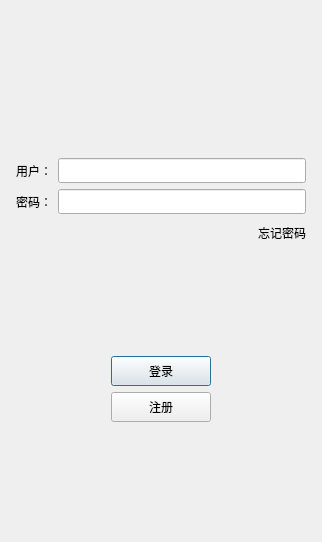
<?xml version="1.0" encoding="UTF-8"?>
<ui version="4.0">
 <class>LoginDialog</class>
 <widget class="QDialog" name="LoginDialog">
  <property name="geometry">
   <rect>
    <x>0</x>
    <y>0</y>
    <width>322</width>
    <height>542</height>
   </rect>
  </property>
  <property name="windowTitle">
   <string>Dialog</string>
  </property>
  <layout class="QVBoxLayout" name="verticalLayout_2">
   <item>
    <layout class="QVBoxLayout" name="verticalLayout">
     <property name="leftMargin">
      <number>5</number>
     </property>
     <property name="topMargin">
      <number>5</number>
     </property>
     <property name="rightMargin">
      <number>5</number>
     </property>
     <property name="bottomMargin">
      <number>5</number>
     </property>
     <item>
      <widget class="QWidget" name="widget" native="true">
       <property name="minimumSize">
        <size>
         <width>0</width>
         <height>0</height>
        </size>
       </property>
       <layout class="QHBoxLayout" name="horizontalLayout_8">
        <item>
         <widget class="QLabel" name="label">
          <property name="maximumSize">
           <size>
            <width>200</width>
            <height>200</height>
           </size>
          </property>
          <property name="text">
           <string/>
          </property>
          <property name="pixmap">
           <pixmap resource="rc.qrc">:/res/er.jpeg</pixmap>
          </property>
          <property name="scaledContents">
           <bool>true</bool>
          </property>
          <property name="alignment">
           <set>Qt::AlignCenter</set>
          </property>
          <property name="wordWrap">
           <bool>false</bool>
          </property>
          <property name="margin">
           <number>0</number>
          </property>
          <property name="indent">
           <number>-1</number>
          </property>
          <property name="openExternalLinks">
           <bool>false</bool>
          </property>
         </widget>
        </item>
       </layout>
      </widget>
     </item>
     <item>
      <spacer name="verticalSpacer_2">
       <property name="orientation">
        <enum>Qt::Vertical</enum>
       </property>
       <property name="sizeHint" stdset="0">
        <size>
         <width>20</width>
         <height>40</height>
        </size>
       </property>
      </spacer>
     </item>
     <item>
      <layout class="QHBoxLayout" name="horizontalLayout_2">
       <item>
        <widget class="QLabel" name="user_label">
         <property name="minimumSize">
          <size>
           <width>0</width>
           <height>25</height>
          </size>
         </property>
         <property name="maximumSize">
          <size>
           <width>16777215</width>
           <height>25</height>
          </size>
         </property>
         <property name="text">
          <string>用户：</string>
         </property>
        </widget>
       </item>
       <item>
        <widget class="QLineEdit" name="user_edit">
         <property name="minimumSize">
          <size>
           <width>0</width>
           <height>25</height>
          </size>
         </property>
         <property name="maximumSize">
          <size>
           <width>16777215</width>
           <height>25</height>
          </size>
         </property>
        </widget>
       </item>
      </layout>
     </item>
     <item>
      <layout class="QHBoxLayout" name="horizontalLayout_3">
       <item>
        <widget class="QLabel" name="pass_label">
         <property name="minimumSize">
          <size>
           <width>0</width>
           <height>25</height>
          </size>
         </property>
         <property name="maximumSize">
          <size>
           <width>16777215</width>
           <height>25</height>
          </size>
         </property>
         <property name="text">
          <string>密码：</string>
         </property>
        </widget>
       </item>
       <item>
        <widget class="QLineEdit" name="pass_edit">
         <property name="sizePolicy">
          <sizepolicy hsizetype="Expanding" vsizetype="Fixed">
           <horstretch>0</horstretch>
           <verstretch>0</verstretch>
          </sizepolicy>
         </property>
         <property name="minimumSize">
          <size>
           <width>0</width>
           <height>25</height>
          </size>
         </property>
         <property name="maximumSize">
          <size>
           <width>16777215</width>
           <height>25</height>
          </size>
         </property>
        </widget>
       </item>
      </layout>
     </item>
     <item>
      <layout class="QHBoxLayout" name="horizontalLayout_4">
       <item>
        <spacer name="horizontalSpacer">
         <property name="orientation">
          <enum>Qt::Horizontal</enum>
         </property>
         <property name="sizeHint" stdset="0">
          <size>
           <width>40</width>
           <height>20</height>
          </size>
         </property>
        </spacer>
       </item>
       <item>
        <widget class="QLabel" name="forget_label">
         <property name="minimumSize">
          <size>
           <width>0</width>
           <height>25</height>
          </size>
         </property>
         <property name="maximumSize">
          <size>
           <width>16777215</width>
           <height>25</height>
          </size>
         </property>
         <property name="text">
          <string>忘记密码</string>
         </property>
        </widget>
       </item>
      </layout>
     </item>
     <item>
      <spacer name="verticalSpacer">
       <property name="orientation">
        <enum>Qt::Vertical</enum>
       </property>
       <property name="sizeHint" stdset="0">
        <size>
         <width>20</width>
         <height>40</height>
        </size>
       </property>
      </spacer>
     </item>
     <item>
      <layout class="QHBoxLayout" name="horizontalLayout_5">
       <item>
        <spacer name="horizontalSpacer_2">
         <property name="orientation">
          <enum>Qt::Horizontal</enum>
         </property>
         <property name="sizeHint" stdset="0">
          <size>
           <width>40</width>
           <height>20</height>
          </size>
         </property>
        </spacer>
       </item>
       <item>
        <widget class="QPushButton" name="login_btn">
         <property name="minimumSize">
          <size>
           <width>100</width>
           <height>30</height>
          </size>
         </property>
         <property name="text">
          <string>登录</string>
         </property>
        </widget>
       </item>
       <item>
        <spacer name="horizontalSpacer_3">
         <property name="orientation">
          <enum>Qt::Horizontal</enum>
         </property>
         <property name="sizeHint" stdset="0">
          <size>
           <width>40</width>
           <height>20</height>
          </size>
         </property>
        </spacer>
       </item>
      </layout>
     </item>
     <item>
      <layout class="QHBoxLayout" name="horizontalLayout_7">
       <item>
        <spacer name="horizontalSpacer_5">
         <property name="orientation">
          <enum>Qt::Horizontal</enum>
         </property>
         <property name="sizeHint" stdset="0">
          <size>
           <width>40</width>
           <height>20</height>
          </size>
         </property>
        </spacer>
       </item>
       <item>
        <widget class="QPushButton" name="reg_btn">
         <property name="minimumSize">
          <size>
           <width>100</width>
           <height>30</height>
          </size>
         </property>
         <property name="maximumSize">
          <size>
           <width>16777215</width>
           <height>30</height>
          </size>
         </property>
         <property name="text">
          <string>注册</string>
         </property>
        </widget>
       </item>
       <item>
        <spacer name="horizontalSpacer_4">
         <property name="orientation">
          <enum>Qt::Horizontal</enum>
         </property>
         <property name="sizeHint" stdset="0">
          <size>
           <width>40</width>
           <height>20</height>
          </size>
         </property>
        </spacer>
       </item>
      </layout>
     </item>
     <item>
      <spacer name="verticalSpacer_3">
       <property name="orientation">
        <enum>Qt::Vertical</enum>
       </property>
       <property name="sizeHint" stdset="0">
        <size>
         <width>20</width>
         <height>40</height>
        </size>
       </property>
      </spacer>
     </item>
    </layout>
   </item>
  </layout>
 </widget>
 <resources>
  <include location="rc.qrc"/>
 </resources>
 <connections/>
</ui>
